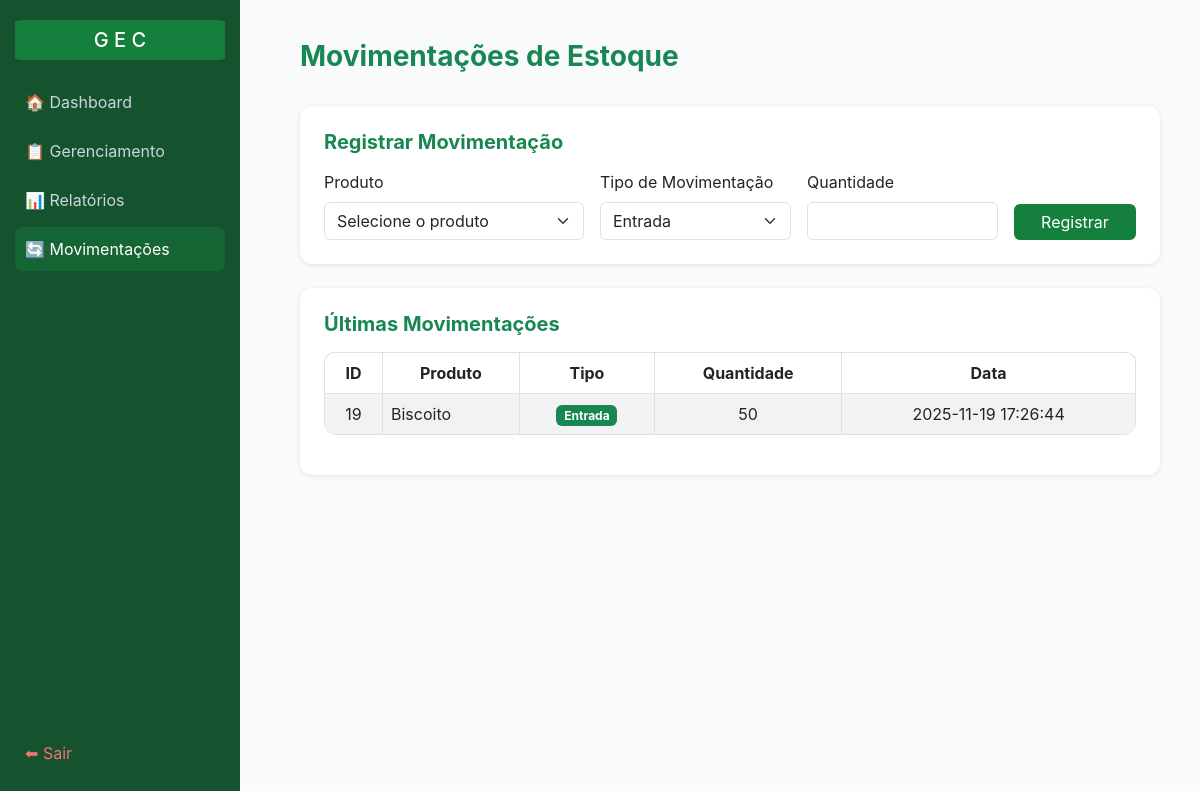
The app's page /movimentacoes (signed in), older data.
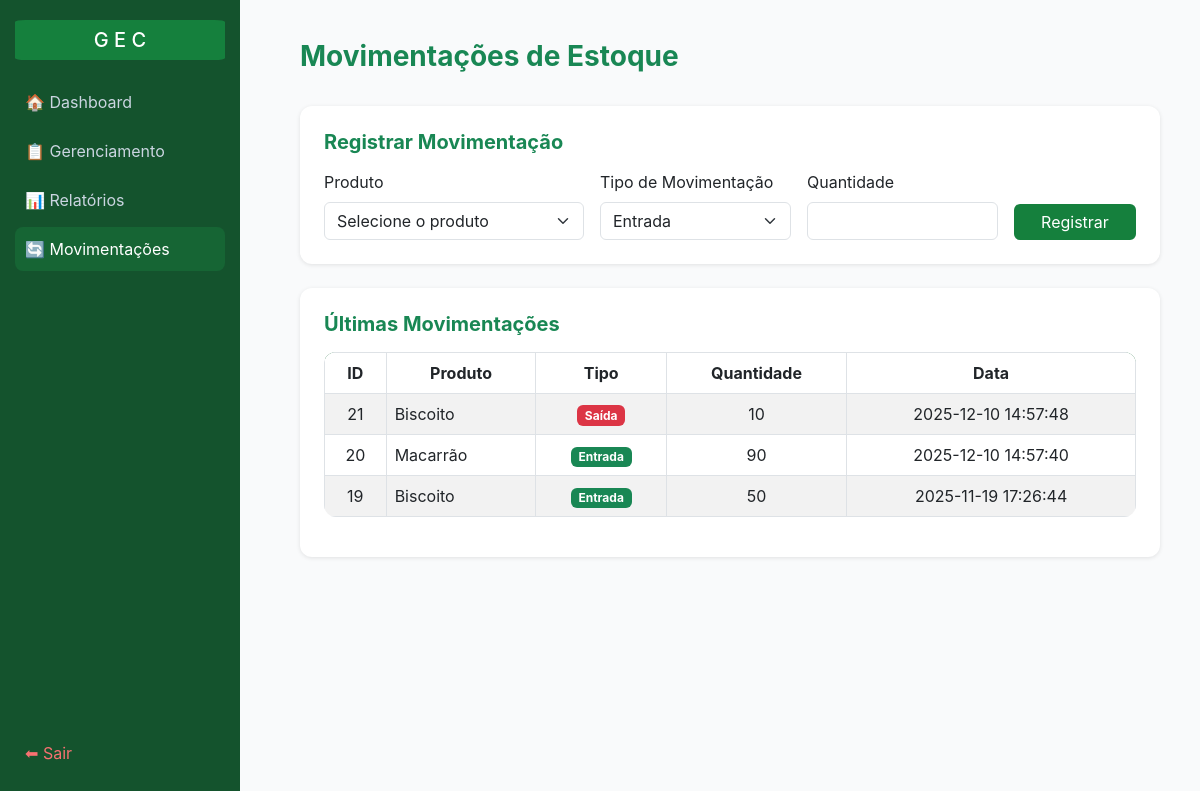
The same page, newer data.
### tables this page shows
CREATE TABLE "movimentacoes" (
	"id"	INTEGER,
	"produto_id"	INTEGER,
	"tipo"	TEXT,
	"quantidade"	INTEGER,
	"data"	TIMESTAMP DEFAULT CURRENT_TIMESTAMP,
	PRIMARY KEY("id" AUTOINCREMENT)
);

CREATE TABLE "produtos" (
	"id"	INTEGER,
	"nome"	TEXT NOT NULL,
	"descricao"	TEXT,
	"codigo"	NUMERIC UNIQUE,
	"categoria"	TEXT,
	"preco"	REAL NOT NULL,
	"fornecedor_id"	INTEGER,
	"data_validade"	TEXT NOT NULL,
	"status_validade"	TEXT DEFAULT 'válido',
	"ativo"	INTEGER DEFAULT 1,
	PRIMARY KEY("id" AUTOINCREMENT),
	FOREIGN KEY("fornecedor_id") REFERENCES "fornecedores"("id")
);

### app.py (the view, shortened to what this page needs)
@app.route("/movimentacoes", methods=["GET", "POST"])
@login_required
def movimentacao():
    atualizar_produtos()
    conn = conectar()
    cur = conn.cursor()
    movimentos = cur.execute("""
        SELECT m.id, m.tipo, m.quantidade, m.data, p.nome AS produto_nome
        FROM movimentacoes m
        LEFT JOIN produtos p ON m.produto_id = p.id
        ORDER BY m.data DESC LIMIT 50
    """).fetchall()
    produtos = cur.execute("SELECT id, nome FROM produtos WHERE ativo=1").fetchall()
    conn.close()
    return render_template("outros/mov.html", produtos=produtos, movimentos=movimentos)

### app.py (called while the page is built)
def login_required(f):
    @wraps(f)
    def wrapper(*args, **kwargs):
        if not session.get("usuario"):
            flash("Faça login primeiro!")
            return redirect(url_for("login"))
        return f(*args, **kwargs)
    return wrapper

def atualizar_produtos():
    conn = conectar()
    cur = conn.cursor()
    from datetime import datetime, timedelta
    hoje = datetime.now().date()
    limite_alerta = hoje + timedelta(days=7)
    cur.execute("""
        UPDATE produtos
        SET status_validade = 'vencido'
        WHERE date(data_validade) < date(?) AND ativo=1
    """, (hoje,))
    cur.execute("""
        UPDATE produtos
        SET status_validade = 'próximo do vencimento'
        WHERE date(data_validade) BETWEEN date(?) AND date(?) AND ativo=1
    """, (hoje, limite_alerta))
    cur.execute("""
        UPDATE produtos
        SET status_validade = 'válido'
        WHERE date(data_validade) > date(?) AND ativo=1
    """, (limite_alerta,))
    conn.commit()
    conn.close()

### data/db.py (called while the page is built)
def conectar():
    return sqlite3.connect("data/estoque.db")

### templates/outros/mov.html (shortened to what this page needs)
<!DOCTYPE html>
<html lang="pt-BR">
<head>
  <link href="https://cdn.jsdelivr.net/npm/bootstrap@5.3.0/dist/css/bootstrap.min.css" rel="stylesheet">
</head>
<body>
   <div class="sidebar">
    <div>
      <h5>G E C</h5>
      <a href="{{ url_for('home') }}">🏠 Dashboard</a>
      <a href="{{ url_for('gerenciamento') }}">📋 Gerenciamento</a>
      <a href="{{ url_for('relatorios') }}">📊 Relatórios</a>
      <a href="{{ url_for('movimentacao') }}" class="active">🔄 Movimentações</a>
    </div>
    <div>
      <a href="{{ url_for('login') }}" class="logout" style="color:#f87171">⬅ Sair</a>
    </div>
  </div>
  <div class="content">
    <div class="d-flex justify-content-between align-items-center mb-4">
      <h3 class="fw-bold text-success">Movimentações de Estoque</h3>
    </div>
    <div class="card p-4 mb-4">
      <h5 class="fw-bold text-success mb-3">Registrar Movimentação</h5>
      <form method="POST" class="row g-3">
        <div class="col-md-4">
          <label class="form-label">Produto</label>
          <select name="produto_id" class="form-select" required>
            <option value="" disabled selected>Selecione o produto</option>
          </select>
        </div>
        <div class="col-md-3">
          <label class="form-label">Tipo de Movimentação</label>
          <select name="tipo" class="form-select" required>
            <option value="entrada">Entrada</option>
          </select>
        </div>
        <div class="col-md-3">
          <label class="form-label">Quantidade</label>
          <input type="number" name="quantidade" class="form-control" min="1" required>
        </div>
        <div class="col-md-2 d-flex align-items-end">
          <button type="submit" class="btn btn-success w-100">Registrar</button>
        </div>
      </form>
    </div>
    <div class="card p-4">
      <h5 class="fw-bold text-success mb-3">Últimas Movimentações</h5>
      <div class="table-responsive">
        <table class="table table-striped table-bordered align-middle">
          <thead>
            <tr class="text-center">
              <th>ID</th>
              <th>Produto</th>
              <th>Tipo</th>
              <th>Quantidade</th>
              <th>Data</th>
            </tr>
          </thead>
          <tbody>
            {% if movimentos %}
              {% for m in movimentos %}
              <tr>
                <td class="text-center">{{ m[0] }}</td>
                <td>{{ m[4] }}</td>
                <td class="text-center">
                  {% if m[1] == 'entrada' %}
                    <span class="badge bg-success">Entrada</span>
                  {% else %}
                    <span class="badge bg-danger">Saída</span>
                  {% endif %}
                </td>
                <td class="text-center">{{ m[2] }}</td>
                <td class="text-center">{{ m[3] }}</td>
              </tr>
              {% endfor %}
            {% else %}
              <tr>
                <td colspan="5" class="text-center text-muted">Nenhuma movimentação registrada.</td>
              </tr>
            {% endif %}
          </tbody>
        </table>
      </div>
    </div>
  </div>
</body>
</html>

### templates/outros/mov.html (style rules this page uses)
body { background-color: #f9fafb; font-family: "Inter", sans-serif; }
.sidebar { height: 100vh; width: 240px; background-color: #14532d; color: #fff; position: fixed; top: 0; left: 0; padding: 20px 15px; display: flex; flex-direction: column; justify-content: space-between; }
.sidebar h5 { color: #fff; margin-bottom: 20px; text-align: center; background-color: #15803d; border-radius: 6px; padding: 8px 0; }
.sidebar a { display: block; color: #cbd5e1; text-decoration: none; padding: 10px; border-radius: 8px; margin-bottom: 5px; transition: 0.2s; }
.sidebar a:hover, .sidebar a.active { background-color: #166534; color: #fff; }
.logout { color: #f87171; }
.content { margin-left: 260px; padding: 40px; }
.card { border: none; border-radius: 10px; box-shadow: 0 4px 10px rgba(0, 0, 0, 0.1); }
.btn-success { background-color: #15803d; border: none; }
.sidebar h5 { text-align: center; background-color: #15803d; border-radius: 5%; }
.card { border: none; border-radius: 12px; box-shadow: 0 1px 4px rgba(0,0,0,0.1); }
.table thead { background-color: #166534; color: white; }
.table { overflow: hidden; border-radius: 12px; }

Row changes from the older to the newer data that the page shows:
added movimentacoes: id "21", nome "Biscoito", tipo "Saída", quantidade "10", data "2025-12-10 14:57:48"
added movimentacoes: id "20", nome "Macarrão", tipo "Entrada", quantidade "90", data "2025-12-10 14:57:40"
